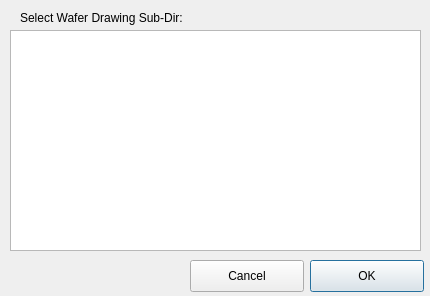
<?xml version="1.0" encoding="UTF-8"?>
<ui version="4.0">
 <class>SelectWaferSubDir</class>
 <widget class="QDialog" name="SelectWaferSubDir">
  <property name="geometry">
   <rect>
    <x>0</x>
    <y>0</y>
    <width>430</width>
    <height>296</height>
   </rect>
  </property>
  <property name="sizePolicy">
   <sizepolicy hsizetype="Fixed" vsizetype="Fixed">
    <horstretch>0</horstretch>
    <verstretch>0</verstretch>
   </sizepolicy>
  </property>
  <property name="minimumSize">
   <size>
    <width>430</width>
    <height>296</height>
   </size>
  </property>
  <property name="maximumSize">
   <size>
    <width>430</width>
    <height>296</height>
   </size>
  </property>
  <property name="windowTitle">
   <string>Select Wafer Drawing</string>
  </property>
  <widget class="QListWidget" name="lstSubDirs">
   <property name="geometry">
    <rect>
     <x>10</x>
     <y>30</y>
     <width>411</width>
     <height>221</height>
    </rect>
   </property>
  </widget>
  <widget class="QLabel" name="label_2">
   <property name="geometry">
    <rect>
     <x>20</x>
     <y>10</y>
     <width>261</width>
     <height>16</height>
    </rect>
   </property>
   <property name="sizePolicy">
    <sizepolicy hsizetype="Fixed" vsizetype="Fixed">
     <horstretch>0</horstretch>
     <verstretch>0</verstretch>
    </sizepolicy>
   </property>
   <property name="text">
    <string>Select Wafer Drawing Sub-Dir:</string>
   </property>
  </widget>
  <widget class="QPushButton" name="btnOK">
   <property name="geometry">
    <rect>
     <x>310</x>
     <y>260</y>
     <width>114</width>
     <height>32</height>
    </rect>
   </property>
   <property name="text">
    <string>OK</string>
   </property>
   <property name="default">
    <bool>true</bool>
   </property>
  </widget>
  <widget class="QPushButton" name="btnCancel">
   <property name="geometry">
    <rect>
     <x>190</x>
     <y>260</y>
     <width>114</width>
     <height>32</height>
    </rect>
   </property>
   <property name="text">
    <string>Cancel</string>
   </property>
  </widget>
 </widget>
 <resources/>
 <connections/>
</ui>
